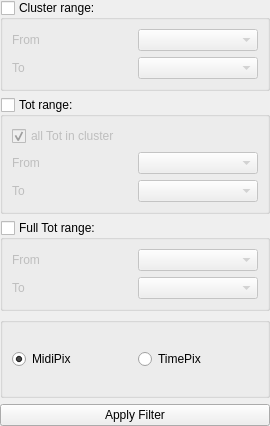
<?xml version="1.0" encoding="UTF-8"?>
<ui version="4.0">
 <class>ClogFilterPanel</class>
 <widget class="QWidget" name="ClogFilterPanel">
  <property name="geometry">
   <rect>
    <x>0</x>
    <y>0</y>
    <width>270</width>
    <height>426</height>
   </rect>
  </property>
  <property name="windowTitle">
   <string>Form</string>
  </property>
  <layout class="QVBoxLayout" name="verticalLayout">
   <property name="leftMargin">
    <number>0</number>
   </property>
   <property name="topMargin">
    <number>0</number>
   </property>
   <property name="rightMargin">
    <number>0</number>
   </property>
   <property name="bottomMargin">
    <number>0</number>
   </property>
   <item>
    <widget class="QGroupBox" name="clusterRangeGroup">
     <property name="toolTip">
      <string>&lt;html&gt;&lt;head/&gt;&lt;body&gt;&lt;p&gt;Enable/Disable cluster range (when &lt;span style=&quot; font-weight:600;&quot;&gt;Disabled&lt;/span&gt; - selected all range)&lt;/p&gt;&lt;/body&gt;&lt;/html&gt;</string>
     </property>
     <property name="title">
      <string>Cluster range:</string>
     </property>
     <property name="checkable">
      <bool>true</bool>
     </property>
     <property name="checked">
      <bool>false</bool>
     </property>
     <layout class="QGridLayout" name="gridLayout">
      <item row="2" column="1">
       <widget class="QComboBox" name="clusterRangeEnd"/>
      </item>
      <item row="1" column="0">
       <widget class="QLabel" name="label">
        <property name="text">
         <string>From</string>
        </property>
        <property name="alignment">
         <set>Qt::AlignLeading|Qt::AlignLeft|Qt::AlignVCenter</set>
        </property>
       </widget>
      </item>
      <item row="2" column="0">
       <widget class="QLabel" name="label_2">
        <property name="text">
         <string>To</string>
        </property>
        <property name="alignment">
         <set>Qt::AlignLeading|Qt::AlignLeft|Qt::AlignVCenter</set>
        </property>
       </widget>
      </item>
      <item row="1" column="1">
       <widget class="QComboBox" name="clusterRangeBegin"/>
      </item>
     </layout>
    </widget>
   </item>
   <item>
    <widget class="QGroupBox" name="totRangeGroup">
     <property name="enabled">
      <bool>true</bool>
     </property>
     <property name="toolTip">
      <string>&lt;html&gt;&lt;head/&gt;&lt;body&gt;&lt;p&gt;Enable/DisableTot range (when &lt;span style=&quot; font-weight:600;&quot;&gt;Disabled&lt;/span&gt; - selected all range)&lt;/p&gt;&lt;/body&gt;&lt;/html&gt;</string>
     </property>
     <property name="title">
      <string>Tot range:</string>
     </property>
     <property name="checkable">
      <bool>true</bool>
     </property>
     <property name="checked">
      <bool>false</bool>
     </property>
     <layout class="QGridLayout" name="gridLayout_2">
      <item row="1" column="1">
       <widget class="QComboBox" name="totRangeBegin"/>
      </item>
      <item row="1" column="0">
       <widget class="QLabel" name="label_3">
        <property name="text">
         <string>From</string>
        </property>
        <property name="alignment">
         <set>Qt::AlignLeading|Qt::AlignLeft|Qt::AlignVCenter</set>
        </property>
       </widget>
      </item>
      <item row="2" column="1">
       <widget class="QComboBox" name="totRangeEnd"/>
      </item>
      <item row="0" column="0" colspan="2">
       <widget class="QCheckBox" name="allTotInCluster">
        <property name="enabled">
         <bool>false</bool>
        </property>
        <property name="text">
         <string>all Tot in cluster</string>
        </property>
        <property name="checked">
         <bool>true</bool>
        </property>
       </widget>
      </item>
      <item row="2" column="0">
       <widget class="QLabel" name="label_4">
        <property name="text">
         <string>To</string>
        </property>
        <property name="alignment">
         <set>Qt::AlignLeading|Qt::AlignLeft|Qt::AlignVCenter</set>
        </property>
       </widget>
      </item>
     </layout>
    </widget>
   </item>
   <item>
    <widget class="QGroupBox" name="totRangeGroupFull">
     <property name="toolTip">
      <string>&lt;html&gt;&lt;head/&gt;&lt;body&gt;&lt;p&gt;Enable/DisableTot range (when &lt;span style=&quot; font-weight:600;&quot;&gt;Disabled&lt;/span&gt; - selected all range)&lt;/p&gt;&lt;/body&gt;&lt;/html&gt;</string>
     </property>
     <property name="title">
      <string>Full Tot range:</string>
     </property>
     <property name="checkable">
      <bool>true</bool>
     </property>
     <property name="checked">
      <bool>false</bool>
     </property>
     <layout class="QGridLayout" name="gridLayout_3">
      <item row="0" column="0">
       <widget class="QLabel" name="label_5">
        <property name="text">
         <string>From</string>
        </property>
        <property name="alignment">
         <set>Qt::AlignLeading|Qt::AlignLeft|Qt::AlignVCenter</set>
        </property>
       </widget>
      </item>
      <item row="0" column="1">
       <widget class="QComboBox" name="totRangeBeginFull"/>
      </item>
      <item row="1" column="1">
       <widget class="QComboBox" name="totRangeEndFull"/>
      </item>
      <item row="1" column="0">
       <widget class="QLabel" name="label_6">
        <property name="text">
         <string>To</string>
        </property>
        <property name="alignment">
         <set>Qt::AlignLeading|Qt::AlignLeft|Qt::AlignVCenter</set>
        </property>
       </widget>
      </item>
     </layout>
    </widget>
   </item>
   <item>
    <widget class="QGroupBox" name="pixGroup">
     <property name="title">
      <string/>
     </property>
     <layout class="QHBoxLayout" name="horizontalLayout">
      <item>
       <widget class="QRadioButton" name="midiPixRadioButton">
        <property name="toolTip">
         <string>MidiPix filter</string>
        </property>
        <property name="text">
         <string>MidiPix</string>
        </property>
        <property name="checked">
         <bool>true</bool>
        </property>
       </widget>
      </item>
      <item>
       <widget class="QRadioButton" name="timePixRadioButton">
        <property name="enabled">
         <bool>true</bool>
        </property>
        <property name="toolTip">
         <string>TImePix filter</string>
        </property>
        <property name="text">
         <string>TimePix</string>
        </property>
       </widget>
      </item>
     </layout>
    </widget>
   </item>
   <item>
    <widget class="QPushButton" name="apply">
     <property name="toolTip">
      <string>Apply filter (Enter)</string>
     </property>
     <property name="text">
      <string>Apply Filter</string>
     </property>
    </widget>
   </item>
  </layout>
 </widget>
 <tabstops>
  <tabstop>clusterRangeGroup</tabstop>
  <tabstop>totRangeGroup</tabstop>
  <tabstop>midiPixRadioButton</tabstop>
  <tabstop>timePixRadioButton</tabstop>
  <tabstop>apply</tabstop>
 </tabstops>
 <resources/>
 <connections/>
</ui>
